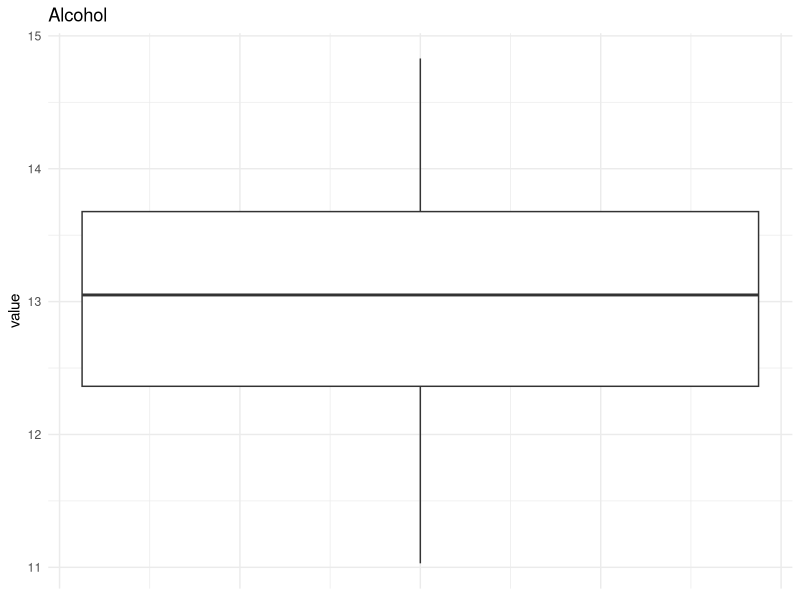
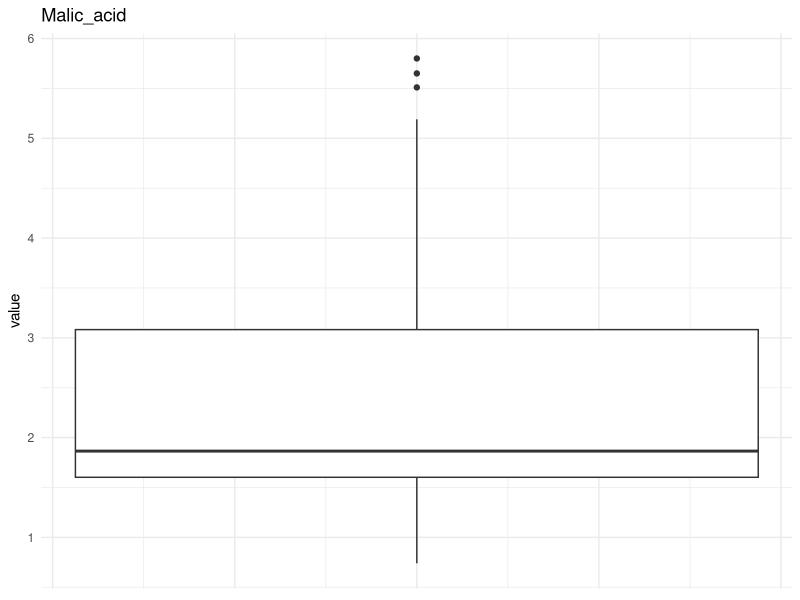
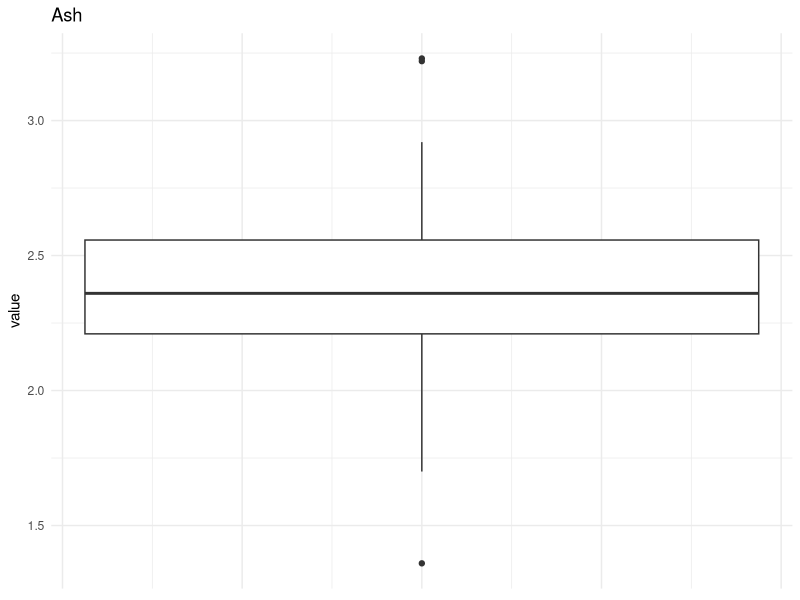
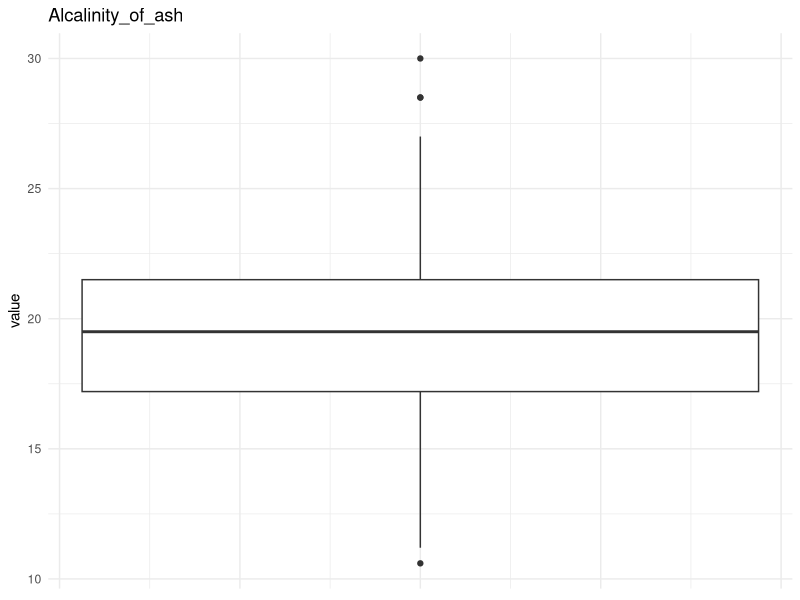
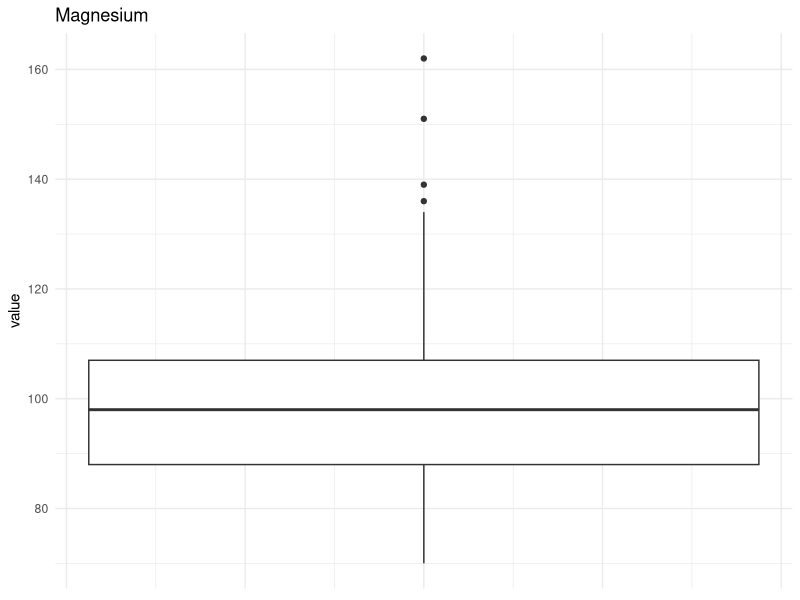
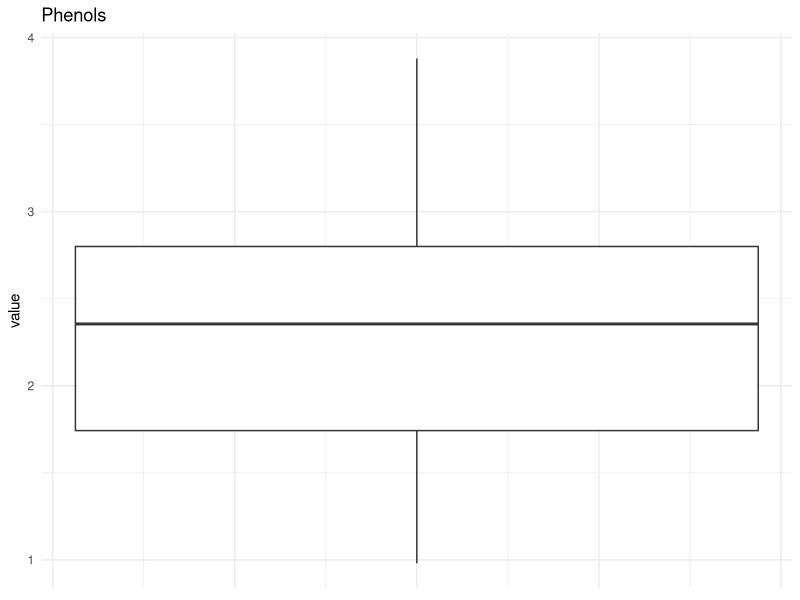
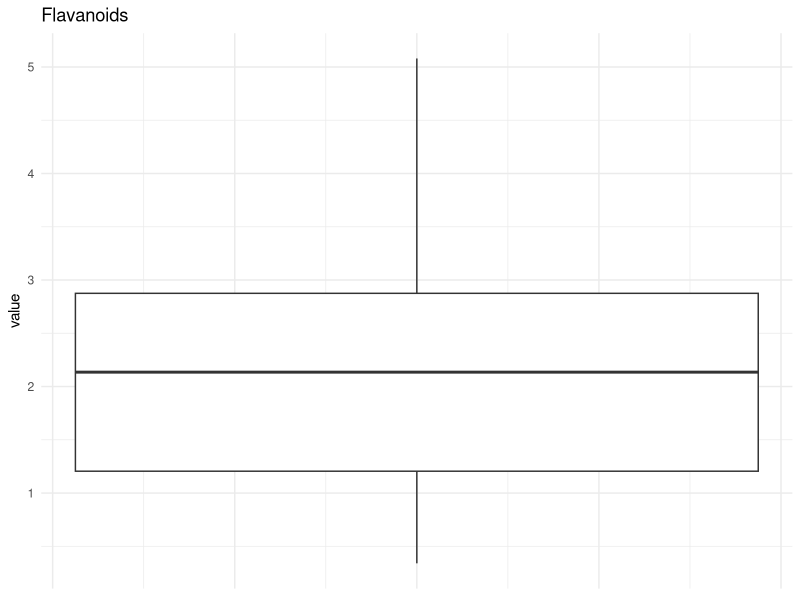
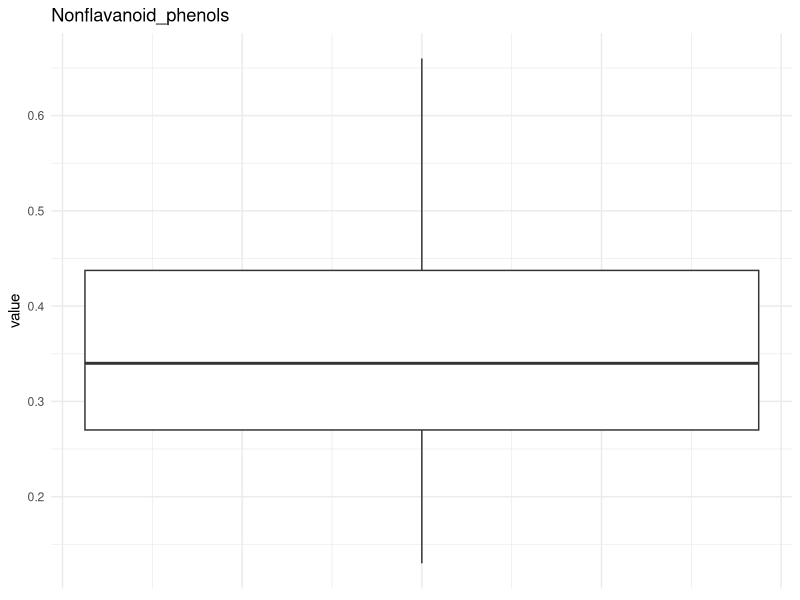

Source code (R) for these figures, in order:
## ---- chunk 1
library(rmarkdown)
library(readxl)      
library(readr)        
library(tidyverse)
library(dplyr)        
library(knitr)
library(magrittr)     
library(RColorBrewer) 
library(ggplot2) 
library(kableExtra)
library(psych)
library(stats)
## ---- chunk 2
# Task 1: Descriptive Statistics
# Load the dataset
wine_data <- read_excel("dataset/wine(ALY2010)-1.xlsx")

# Number of categories in wine type and observations per category
variable_names <- names(wine_data)
variable_names_df <- data.frame(Variable_Names = variable_names)
variable_names_df

# Function to calculate central tendency and dispersion measures
calculate_stats <- function(col) {
  c(Mean = mean(col), Median = median(col), SD = sd(col), IQR = IQR(col))
}

# Create a data frame to store the results
result_table <- data.frame(
  Variable = character(),
  Measure = character(),
  Value = numeric(),
  stringsAsFactors = FALSE
)



# Create a list to store boxplots
boxplots_list <- list()

# All numerical variables
numerical_vars <- select_if(wine_data, is.numeric)

# Loop through each numerical variable
for (variable in names(numerical_vars)) {
  # Calculate stats
  stats <- calculate_stats(numerical_vars[[variable]])
  
  # Add rows to the result table
  for (measure in names(stats)) {
    result_table <- rbind(result_table, c(variable, measure, stats[measure]))
  }
  
  # Create boxplot
  boxplot <- ggplot(wine_data, aes(x = 1, y = .data[[variable]])) +
    geom_boxplot() +
    labs(title = variable, y = "value") +
    theme_minimal() +
    theme(axis.title.x=element_blank(), axis.text.x=element_blank(), axis.ticks.x=element_blank())
  
  boxplots_list[[variable]] <- boxplot
}

# Print the result table using kable
# Set explicit column names
colnames(result_table) <- c("Variable", "Measure", "Value")
result_table %>%
  kable(align = "c", 
         caption = "Descriptive Statistics for Numerical Variables",
         table.attr = "style='width:60%;'") %>%
  kable_classic_2(bootstrap_options = c("hover", "bordered"),
                  html_font = "Cambria",
                  position = "center",
                  font_size = 12)

# Print all boxplots
for (variable in names(numerical_vars)) {
  print(boxplots_list[[variable]])
}


## ---- chunk 3
# Assuming 'result_table' from Task 1 contains the categories and frequencies
# Extracting unique wine types
wine_types <- unique(wine_data$Wine_type)

# Create a data frame to store the probability table
probability_table <- data.frame(
  Wine_Type = character(),
  Frequency = numeric(),
  Cumulative_Frequency = numeric(),
  Probability = numeric(),
  Cumulative_Probability = numeric(),
  stringsAsFactors = FALSE
)


# Calculate frequencies, cumulative frequencies, probabilities, and cumulative probabilities
total_obs <- nrow(wine_data)  # Total number of observations in the 'wine_data' dataset
cumulative_freq <- 0

for (wine_type in wine_types) {
  freq <- sum(wine_data$Wine_type == wine_type)
  cumulative_freq <- cumulative_freq + freq
  prob <- freq / total_obs
  cumulative_prob <- cumulative_freq / total_obs
  
  probability_table <- rbind(probability_table, c(wine_type, freq, cumulative_freq, prob, cumulative_prob))
}

# Display the probability table using kable and kableExtra
colnames(probability_table) <- c("Wine_Type", "Frequency", "Cumulative_Frequency", "Probability", "Cumulative_Probability")

probability_table %>%
  kable(align = "c", 
         caption = "Probability Table for Wine Types",
         table.attr = "style='width:60%;'") %>%
  kable_classic_2(bootstrap_options = c("hover", "bordered"),
                  html_font = "Cambria",
                  position = "center",
                  font_size = 12) 

## ---- chunk 4
par(mfrow=c(2,2))

# Create bar plot for Frequency
barplot(c(59, 71, 48), names.arg = c("California", "Washington", "Boston"),
        main = "Frequency",
        ylab = "Frequency",
        col = "lightblue")

# Create bar plot for Cumulative Frequency
barplot(c(59, 130, 178), names.arg = c("California", "Washington", "Boston"),
        main = "Cumulative Frequency",
        ylab = "Cumulative Frequency",
        col = "lightgreen")

# Create bar plot for Probability
barplot(c(0.331460674157303, 0.398876404494382, 0.269662921348315), names.arg = c("California", "Washington", "Boston"),
        main = "Probability",
        ylab = "Probability",
        col = "lightcoral")

# Create bar plot for Cumulative Probability
barplot(c(0.331460674157303, 0.730337078651685, 1), names.arg = c("California", "Washington", "Boston"),
        main = "Cumulative Probability",
        ylab = "Cumulative Probability",
        col = "lightyellow")




## ---- chunk 5
# a.
ash_ci <- t.test(wine_data$Ash, conf.level = 0.90)$conf.int

# b. 
color_intensity_ci <- t.test(wine_data$Color_intensity, conf.level = 0.94)$conf.int

# c.
# Filter values for wine type California
california_phenols <- filter(wine_data, Wine_type == "California")$Phenols
phenols_ci <- t.test(california_phenols, conf.level = 0.98)$conf.int

#dataframe
confidence_intervals <- data.frame(
  Variable = c("Ash", "Color Intensity", "Phenols (California)"),
  Confidence_Level = c("90%", "94%", "98%"),
  Lower_Limit = c(ash_ci[1], color_intensity_ci[1], phenols_ci[1]),
  Upper_Limit = c(ash_ci[2], color_intensity_ci[2], phenols_ci[2])
)

# Print the results using kable
confidence_intervals %>%
  kable(align = "c", 
         caption = "Confidence Intervals for Selected Variables",
         table.attr = "style='width:60%;'") %>%
  kable_classic_2(bootstrap_options = c("hover", "bordered"),
                  html_font = "Cambria",
                  position = "center",
                  font_size = 12)
## ---- chunk 6
# Perform regression analysis
regression_model <- lm(Phenols ~ Flavanoids, data = wine_data)

# Get correlation coefficient (r)
correlation_coefficient <- cor(wine_data$Flavanoids, wine_data$Phenols)

# Get determination coefficient (r²)
determination_coefficient <- summary(regression_model)$r.squared

# Get linear regression formula
linear_regression_formula <- as.character(as.formula(regression_model))

# Create scatter plot
scatter_plot <- ggplot(wine_data, aes(x = Flavanoids, y = Phenols)) +
  geom_point() +
  geom_smooth(method = "lm", se = FALSE, color = "blue") +
  labs(title = "Regression Analysis: Flavonoids vs. Phenols",
       x = "Flavonoids",
       y = "Phenols") +
  theme_minimal()

# Display results
cat("Correlation Coefficient (r):", correlation_coefficient, "\n")
cat("Determination Coefficient (r²):", determination_coefficient, "\n")
cat("Linear Regression Formula:", linear_regression_formula, "\n")

# Print the scatter plot
print(scatter_plot)


## ---- chunk 7
# Create a box plot for Wine Type versus Magnesium
boxplot <- ggplot(wine_data, aes(x = Wine_type, y = Magnesium)) +
  geom_boxplot(fill = "skyblue", color = "black") +
  labs(title = "Box Plot of Magnesium Levels by Wine Type",
       x = "Wine Type",
       y = "Magnesium") +
  theme_minimal()

# Display the box plot
print(boxplot)
## ---- chunk 8
# One-Way ANOVA analysis
anova_result <- aov(Magnesium ~ Wine_type, data = wine_data)

# Print the ANOVA summary
summary(anova_result)
